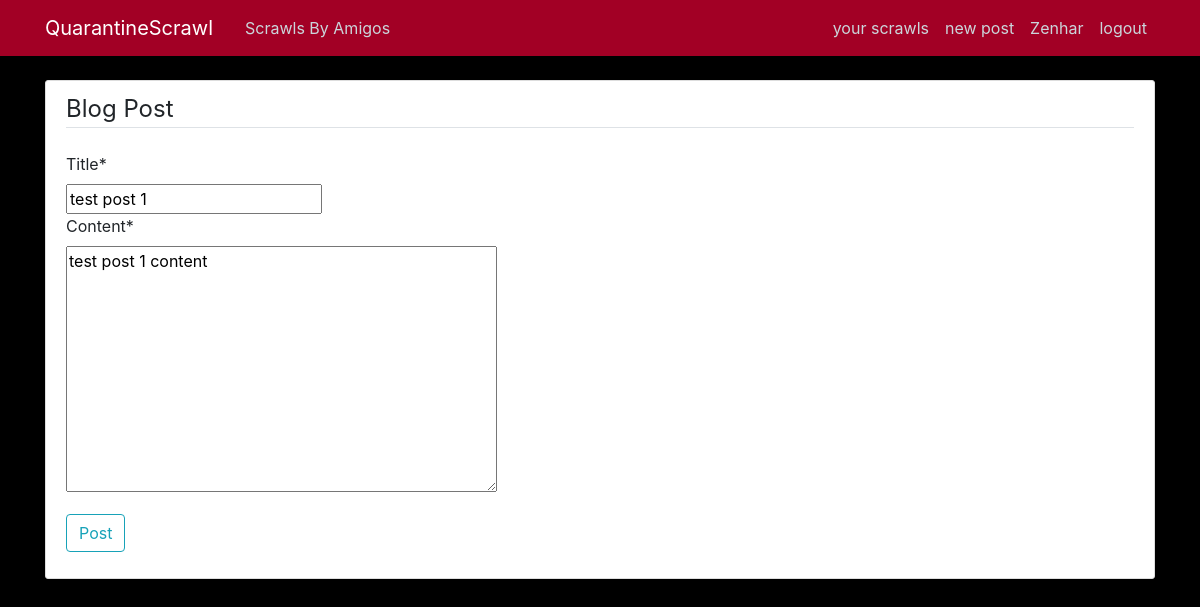
/post/1/update/ (signed in), run on an earlier commit of the app's database.
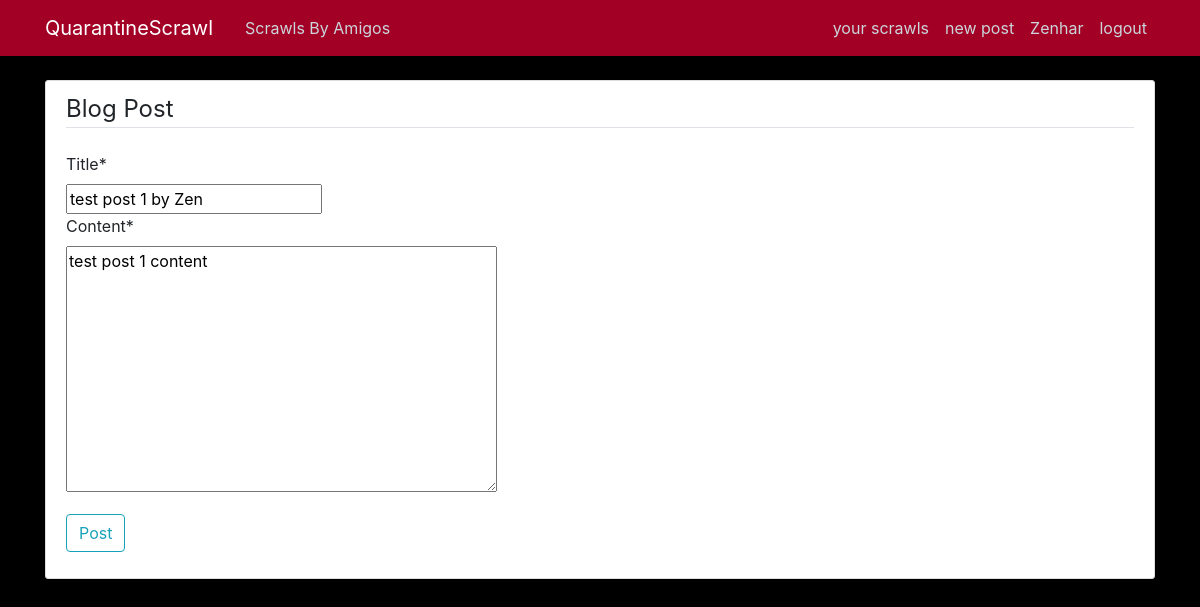
And on a later commit of the database.
### blog/models.py (models this page shows, shortened)
class Post(models.Model):
    title = models.CharField(max_length=100)
    content = models.TextField()
    date = models.DateTimeField(default=timezone.now)
    author = models.ForeignKey(User, on_delete=models.CASCADE)
    liked = models.ManyToManyField(
        User, related_name="unliked", default=None, blank=True
    )
    commented = models.ManyToManyField(
        User, related_name="uncommented", default=None, blank=True
    )

### blog/views.py (the view, shortened to what this page needs)
# urls.py: path("post/<int:pk>/update/", PostUpdateView.as_view(), name="post-update"),
class PostUpdateView(LoginRequiredMixin, UserPassesTestMixin, UpdateView):
    model = Post
    fields = ["title", "content"]
    def test_func(self):
        post = self.get_object()
        if self.request.user == post.author:
            return True
        return False

### blog/templates/blog/post_form.html (shortened to what this page needs)
{% extends "blog/base.html" %}
{% load crispy_forms_tags %}
{% block content %}
    <div class="content-section">
        <form method="POST">
            <fieldset class="form-group">
                <legend class="border-bottom mb-4">Blog Post</legend>
                {{ form|crispy }}
            </fieldset>
            <div class="form-group">
                <button class="btn btn-outline-info" type="submit">Post</button>
            </div>
        </form>
    </div>
{% endblock content %}

What changed in the data, as far as the page shows it:
changed Post "test post 1 content": title "test post 1" → "test post 1 by Zen"
